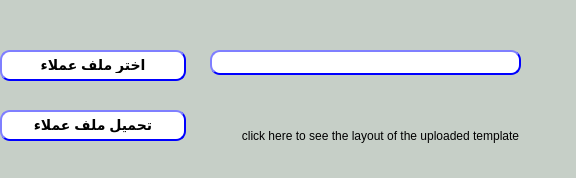
<?xml version="1.0" encoding="UTF-8"?>
<ui version="4.0">
 <class>Dialog</class>
 <widget class="QDialog" name="Dialog">
  <property name="geometry">
   <rect>
    <x>0</x>
    <y>0</y>
    <width>576</width>
    <height>178</height>
   </rect>
  </property>
  <property name="windowTitle">
   <string>تحميل مجموعه عملاء</string>
  </property>
  <property name="styleSheet">
   <string notr="true">background-color: rgb(198, 207, 199);

            </string>
  </property>
  <widget class="QPushButton" name="BTN_load">
   <property name="geometry">
    <rect>
     <x>0</x>
     <y>110</y>
     <width>186</width>
     <height>31</height>
    </rect>
   </property>
   <property name="styleSheet">
    <string notr="true">QPushButton{
                                        background-color: white;
                                        border-style: outset;
                                        border-width: 2px;
                                        border-radius: 10px;
                                        border-color: blue;
                                        font: bold 14px;
                                        min-width:6em;
 padding: 6px;
                                       }
                                        QPushButton:hover {
                                        background: qradialgradient(
                                        cx: 0.3, cy: -0.4, fx: 0.3, fy: -0.4,
                                        radius: 1.35, stop: 0 #fff, stop: 1 #bbb
                                        );
                                        }
                                        QPushButton:pressed {
                                        border-style: inset;
                                        background: qradialgradient(
                                        cx: 0.4, cy: -0.1, fx: 0.4, fy: -0.1,
                                        radius: 1.35, stop: 0 #fff, stop: 1 #ddd
                                        );
                                        }
                                    </string>
   </property>
   <property name="text">
    <string>تحميل ملف عملاء</string>
   </property>
  </widget>
  <widget class="QPushButton" name="BTN_browse">
   <property name="geometry">
    <rect>
     <x>0</x>
     <y>50</y>
     <width>186</width>
     <height>31</height>
    </rect>
   </property>
   <property name="styleSheet">
    <string notr="true">QPushButton{
                                        background-color: white;
                                        border-style: outset;
                                        border-width: 2px;
                                        border-radius: 10px;
                                        border-color: blue;
                                        font: bold 14px;
                                        min-width:6em;
 padding: 6px;
                                       }
                                        QPushButton:hover {
                                        background: qradialgradient(
                                        cx: 0.3, cy: -0.4, fx: 0.3, fy: -0.4,
                                        radius: 1.35, stop: 0 #fff, stop: 1 #bbb
                                        );
                                        }
                                        QPushButton:pressed {
                                        border-style: inset;
                                        background: qradialgradient(
                                        cx: 0.4, cy: -0.1, fx: 0.4, fy: -0.1,
                                        radius: 1.35, stop: 0 #fff, stop: 1 #ddd
                                        );
                                        }
                                    </string>
   </property>
   <property name="text">
    <string>اختر ملف عملاء</string>
   </property>
  </widget>
  <widget class="QLineEdit" name="LE_fileName">
   <property name="enabled">
    <bool>true</bool>
   </property>
   <property name="geometry">
    <rect>
     <x>210</x>
     <y>50</y>
     <width>311</width>
     <height>25</height>
    </rect>
   </property>
   <property name="styleSheet">
    <string notr="true">QLineEdit{
                                        background-color: white;
                                        border-style: outset;
                                        border-width: 2px;
                                        border-radius: 10px;
                                        border-color: blue;
                                        min-width: 6em;
                                        }
                                        QLineEdit:hover {
                                        background: qradialgradient(
                                        cx: 0.3, cy: -0.4, fx: 0.3, fy: -0.4,
                                        radius: 1.35, stop: 0 #fff, stop: 1 #bbb
                                        );
                                        }
                                       QLineEdit:pressed {
                                        border-style: inset;
                                        background: qradialgradient(
                                        cx: 0.4, cy: -0.1, fx: 0.4, fy: -0.1,
                                        radius: 1.35, stop: 0 #fff, stop: 1 #ddd
                                        );
                                        }
                                    </string>
   </property>
  </widget>
  <widget class="QPushButton" name="BTN_uploadTemp">
   <property name="geometry">
    <rect>
     <x>220</x>
     <y>120</y>
     <width>321</width>
     <height>31</height>
    </rect>
   </property>
   <property name="font">
    <font>
     <pointsize>9</pointsize>
     <italic>false</italic>
    </font>
   </property>
   <property name="styleSheet">
    <string notr="true">
                                    </string>
   </property>
   <property name="text">
    <string>click here to see the layout of the uploaded template</string>
   </property>
   <property name="autoDefault">
    <bool>false</bool>
   </property>
   <property name="flat">
    <bool>true</bool>
   </property>
  </widget>
 </widget>
 <resources/>
 <connections/>
</ui>
